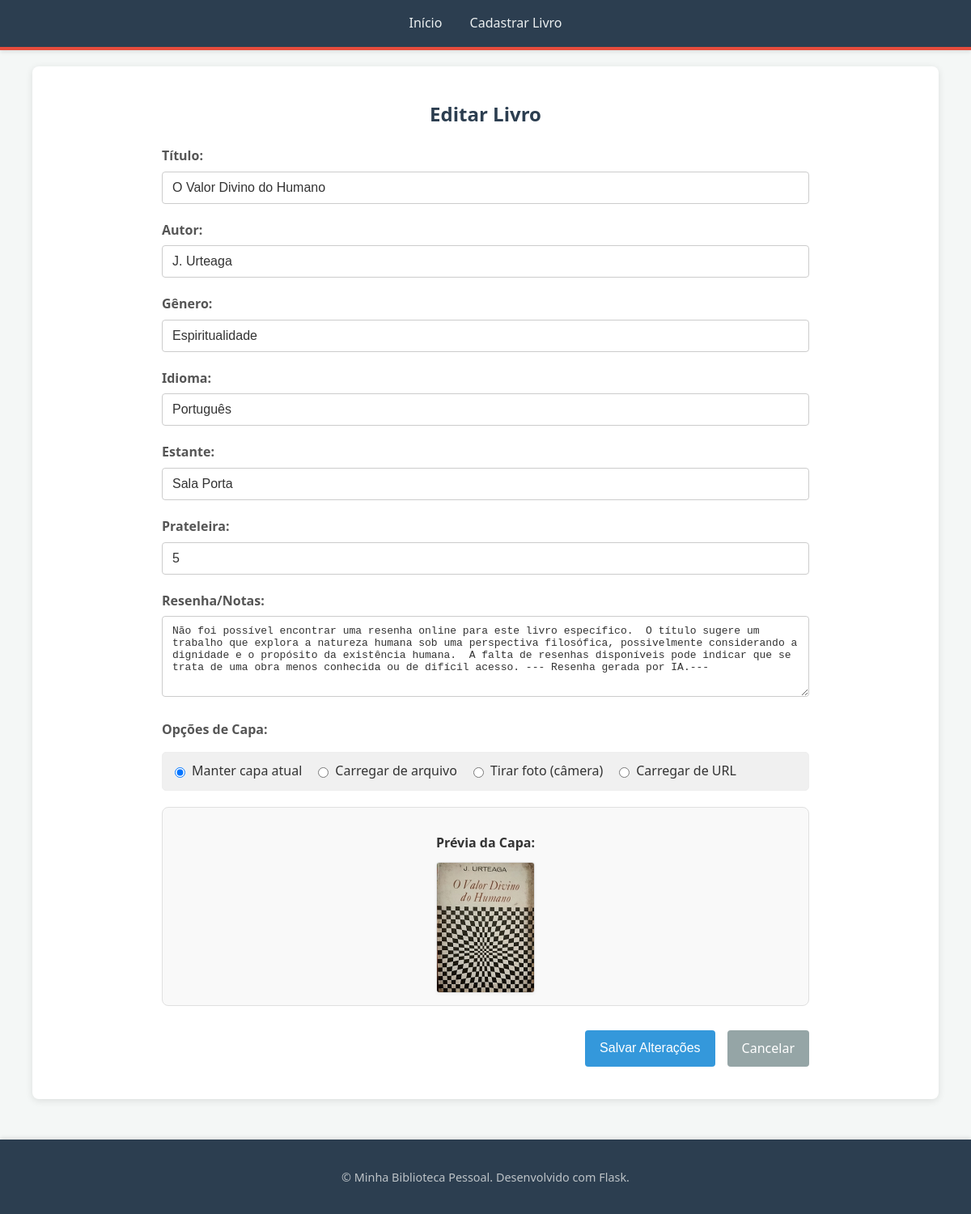
The page /edit/faef2c92-108a-462e-b00d-10fb0a539ce7 on the database its author committed.
### app.py (models this page shows, shortened)
class Book(db.Model):
    __tablename__ = 'books'
    id = db.Column(db.String(36), primary_key=True, default=lambda: str(uuid.uuid4()))
    title = db.Column(db.String(255), nullable=False)
    author = db.Column(db.String(255), nullable=False)
    genre = db.Column(db.String(100))
    language = db.Column(db.String(50))
    shelf = db.Column(db.String(100))
    bookshelf = db.Column(db.String(100))
    review = db.Column(db.Text)
    cover_path = db.Column(db.String(255))  # Caminho relativo da capa (ex: 'uploads/nome_arquivo.jpg')

### app.py (the view, shortened to what this page needs)
@app.route('/edit/<book_id>', methods=['GET', 'POST'])
def edit_book(book_id):
    book = db.session.get(Book, book_id)
    if not book:
        flash('Livro não encontrado.', 'error')
        return redirect(url_for('index'))
    return render_template('edit_book.html', book=book)

### templates/edit_book.html (shortened to what this page needs)
{% extends "base.html" %}
{% block content %}
    <section class="form-container">
        <h1>Editar Livro</h1>
        <form method="POST" action="{{ url_for('edit_book', book_id=book.id) }}" enctype="multipart/form-data" class="book-form" id="edit-book-form">
            <div class="form-group">
                <label for="title">Título:</label>
                <input type="text" id="title" name="title" value="{{ book.title }}" required>
            </div>
            <div class="form-group">
                <label for="author">Autor:</label>
                <input type="text" id="author" name="author" value="{{ book.author }}" required>
            </div>
            <div class="form-group">
                <label for="genre">Gênero:</label>
                <input type="text" id="genre" name="genre" value="{{ book.genre or '' }}">
            </div>
            <div class="form-group">
                <label for="language">Idioma:</label>
                <input type="text" id="language" name="language" value="{{ book.language or '' }}">
            </div>
            <div class="form-group">
                <label for="bookshelf">Estante:</label>
                <input type="text" id="bookshelf" name="bookshelf" value="{{ book.bookshelf or '' }}">
            </div>
            <div class="form-group">
                <label for="shelf">Prateleira:</label>
                <input type="text" id="shelf" name="shelf" value="{{ book.shelf or '' }}">
            </div>
            <div class="form-group">
                <label for="review">Resenha/Notas:</label>
                <textarea id="review" name="review" rows="4">{{ book.review or '' }}</textarea>
            </div>
            <div class="form-group cover-upload-options">
                <label>Opções de Capa:</label>
                <div class="radio-options">
                    <label>
                        <input type="radio" name="cover_option" value="current" checked> Manter capa atual
                    </label>
                    <label>
                        <input type="radio" name="cover_option" value="file"> Carregar de arquivo
                    </label>
                    <label>
                        <input type="radio" name="cover_option" value="camera"> Tirar foto (câmera)
                    </label>
                    <label>
                        <input type="radio" name="cover_option" value="url"> Carregar de URL
                    </label>
                </div>
                <div class="image-preview-container" style="margin-top:20px;">
                    <p>Prévia da Capa:</p>
                    <img id="cover-preview"
                         src="{% if book.cover_path %}{{ url_for('static', filename=book.cover_path) }}{% else %}{{ url_for('static', filename='uploads/default_cover.png') }}{% endif %}"
                         alt="Prévia da Capa"
                         class="default-cover-preview">
                </div>
            </div>
            <div class="form-actions">
                <button type="submit" class="btn btn-primary">Salvar Alterações</button>
                <a href="{{ url_for('book_detail_route', book_id=book.id) }}" class="btn btn-secondary">Cancelar</a>
            </div>
        </form>
    </section>
{% endblock %}

### static/css/style.css (style rules this page uses)
:root { --primary-color: #3498db; --primary-dark-color: #2980b9; --secondary-color: #95a5a6; --secondary-dark-color: #7f8c8d; --info-color: #1abc9c; --info-dark-color: #16a085; --danger-color: #e74c3c; --danger-dark-color: #c0392b; --header-bg-color: #2c3e50; --header-text-color: #ecf0f1; --body-bg-color: #f4f7f6; --container-bg-color: #fff; --text-color-dark: #333; --text-color-medium: #555; --text-color-light: #555; --border-color-light: #eee; --border-color-medium: #e0e0e0; --box-shadow-light: 0 1px 4px rgba(0,0,0,0.05); --box-shadow-medium: 0 2px 10px rgba(0,0,0,0.1); --font-family: 'Segoe UI', Tahoma, Geneva, Verdana, sans-serif; --border-radius: 8px; }
body, html { margin: 0; padding: 0; font-family: var(--font-family); background-color: var(--body-bg-color); color: var(--text-color-dark); line-height: 1.6; min-height: 100vh; display: flex; flex-direction: column; }
.form-container { margin: 20px auto; max-width: 800px; }
.form-container h1 { color: var(--header-bg-color); margin-bottom: 20px; text-align: center; }
.book-form .form-group { margin-bottom: 20px; }
.book-form label { display: block; margin-bottom: 6px; font-weight: 600; color: var(--text-color-medium); }
.book-form input[type="text"], .book-form input[type="url"], .book-form input[type="file"], .book-form textarea, .book-form select { width: 100%; padding: 10px 12px; border: 1px solid #ccc; border-radius: 4px; box-sizing: border-box; font-size: 1em; color: var(--text-color-dark); }
.book-form textarea { resize: vertical; min-height: 100px; }
.form-actions { margin-top: 30px; text-align: right; display: flex; justify-content: flex-end; gap: 15px; }
.cover-upload-options .radio-options { display: flex; flex-wrap: wrap; gap: 15px; margin-top: 15px; margin-bottom: 20px; padding: 10px; background-color: #f0f0f0; border-radius: 5px; border: 1px solid var(--border-color-light); }
.cover-upload-options .radio-options label { display: flex; align-items: center; font-weight: normal; margin-bottom: 0; cursor: pointer; color: var(--text-color-dark); }
.cover-upload-options .radio-options input[type="radio"] { margin-right: 8px; cursor: pointer; }
.image-preview-container { text-align: center; margin-top: 25px; padding: 15px; border: 1px solid var(--border-color-medium); border-radius: var(--border-radius); background-color: #f9f9f9; }
.image-preview-container p { font-weight: bold; margin-bottom: 10px; color: var(--text-color-dark); }
.default-cover-preview, .image-preview-container img { max-width: 120px; height: auto; border: 1px solid var(--border-color-medium); border-radius: 4px; box-shadow: var(--box-shadow-light); display: block; margin: 0 auto; }
.btn { padding: 10px 18px; border: none; border-radius: 4px; cursor: pointer; font-size: 1em; text-decoration: none; display: inline-flex; align-items: center; justify-content: center; gap: 8px; transition: background-color 0.2s ease, box-shadow 0.2s ease, transform 0.2s ease; min-height: 40px; box-sizing: border-box; white-space: nowrap; }
.btn-primary { background-color: var(--primary-color); color: white; }
.btn-secondary { background-color: var(--secondary-color); color: white; }

### rows shown on the page
Book: title "O Valor Divino do Humano", author "J. Urteaga", genre "Espiritualidade", language "Português", bookshelf "Sala Porta", shelf "5", review "Não foi possível encontrar uma resenha online para este livro específico. O título sugere um trabalho que explora a natureza humana sob uma perspectiva filosófica, possivelmente considerando a dignidade e o propósito da existência humana. A falta de resenhas disponíveis pode indicar que se trata de uma obra menos conhecida ou de difícil acesso. --- Resenha gerada por IA.---", cover_path (picture)
